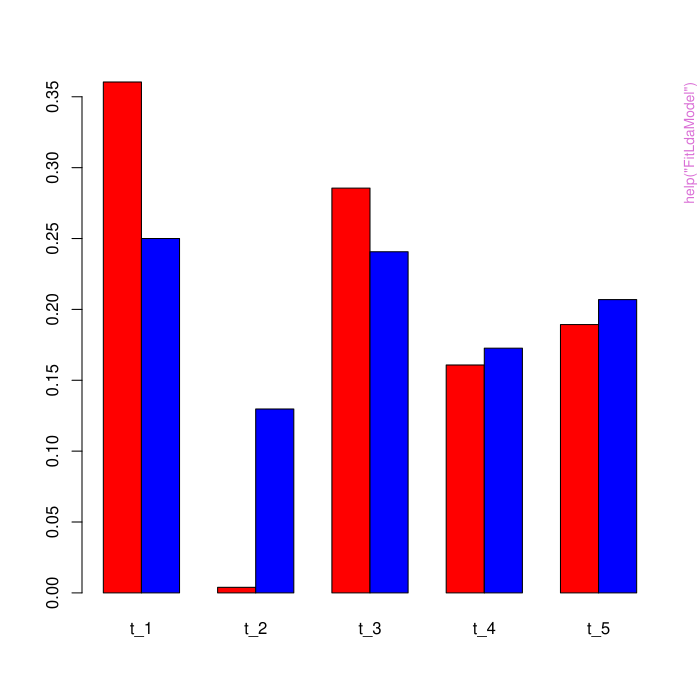

This figure's R source:
pkgname <- "textmineR"
source(file.path(R.home("share"), "R", "examples-header.R"))
options(warn = 1)
library('textmineR')

base::assign(".oldSearch", base::search(), pos = 'CheckExEnv')
base::assign(".old_wd", base::getwd(), pos = 'CheckExEnv')
cleanEx()
nameEx("CalcGamma")
### * CalcGamma

flush(stderr()); flush(stdout())

### Name: CalcGamma
### Title: Calculate a matrix whose rows represent P(topic_i|tokens)
### Aliases: CalcGamma

### ** Examples

# Load a pre-formatted dtm and topic model
data(nih_sample_topic_model) 

# Make a gamma matrix, P(topic|words)
gamma <- CalcGamma(phi = nih_sample_topic_model$phi, 
                   theta = nih_sample_topic_model$theta)




cleanEx()
nameEx("CalcHellingerDist")
### * CalcHellingerDist

flush(stderr()); flush(stdout())

### Name: CalcHellingerDist
### Title: Calculate Hellinger Distance
### Aliases: CalcHellingerDist

### ** Examples

x <- rchisq(n = 100, df = 8)
y <- x^2
CalcHellingerDist(x = x, y = y)

mymat <- rbind(x, y)
CalcHellingerDist(x = mymat)



cleanEx()
nameEx("CalcJSDivergence")
### * CalcJSDivergence

flush(stderr()); flush(stdout())

### Name: CalcJSDivergence
### Title: Calculate Jensen-Shannon Divergence
### Aliases: CalcJSDivergence
### Keywords: distance functions

### ** Examples

x <- rchisq(n = 100, df = 8)
y <- x^2
CalcJSDivergence(x = x, y = y)

mymat <- rbind(x, y)
CalcJSDivergence(x = mymat)



cleanEx()
nameEx("CalcLikelihood")
### * CalcLikelihood

flush(stderr()); flush(stdout())

### Name: CalcLikelihood
### Title: Calculate the log likelihood of a document term matrix given a
###   topic model
### Aliases: CalcLikelihood

### ** Examples

# Load a pre-formatted dtm and topic model
data(nih_sample_dtm) 
data(nih_sample_topic_model)

# Get the likelihood of the data given the fitted model parameters
ll <- CalcLikelihood(dtm = nih_sample_dtm, 
                     phi = nih_sample_topic_model$phi, 
                     theta = nih_sample_topic_model$theta)

ll



cleanEx()
nameEx("CalcProbCoherence")
### * CalcProbCoherence

flush(stderr()); flush(stdout())

### Name: CalcProbCoherence
### Title: Probabilistic coherence of topics
### Aliases: CalcProbCoherence

### ** Examples

# Load a pre-formatted dtm and topic model
data(nih_sample_topic_model)
data(nih_sample_dtm) 

CalcProbCoherence(phi = nih_sample_topic_model$phi, dtm = nih_sample_dtm, M = 5)



cleanEx()
nameEx("CalcTopicModelR2")
### * CalcTopicModelR2

flush(stderr()); flush(stdout())

### Name: CalcTopicModelR2
### Title: Calculate the R-squared of a topic model.
### Aliases: CalcTopicModelR2

### ** Examples

# Load a pre-formatted dtm and topic model
data(nih_sample_dtm) 
data(nih_sample_topic_model)

# Get the R-squared of the model
r2 <- CalcTopicModelR2(dtm = nih_sample_dtm, 
                     phi = nih_sample_topic_model$phi, 
                     theta = nih_sample_topic_model$theta)


r2



cleanEx()
nameEx("Cluster2TopicModel")
### * Cluster2TopicModel

flush(stderr()); flush(stdout())

### Name: Cluster2TopicModel
### Title: Represent a document clustering as a topic model
### Aliases: Cluster2TopicModel

### ** Examples

## Not run: 
##D # Load pre-formatted data for use
##D data(nih_sample_dtm)
##D data(nih_sample) 
##D 
##D result <- Cluster2TopicModel(dtm = nih_sample_dtm, 
##D                              clustering = nih_sample$IC_NAME)
## End(Not run)



cleanEx()
nameEx("CreateDtm")
### * CreateDtm

flush(stderr()); flush(stdout())

### Name: CreateDtm
### Title: Convert a character vector to a document term matrix.
### Aliases: CreateDtm

### ** Examples

## Not run: 
##D data(nih_sample)
##D 
##D # DTM of unigrams and bigrams
##D dtm <- CreateDtm(doc_vec = nih_sample$ABSTRACT_TEXT,
##D                  doc_names = nih_sample$APPLICATION_ID, 
##D                  ngram_window = c(1, 2))
##D 
##D # DTM of unigrams with Porter's stemmer applied
##D dtm <- CreateDtm(doc_vec = nih_sample$ABSTRACT_TEXT,
##D                  doc_names = nih_sample$APPLICATION_ID,
##D                  stem_lemma_function = function(x) SnowballC::wordStem(x, "porter"))
## End(Not run)



cleanEx()
nameEx("CreateTcm")
### * CreateTcm

flush(stderr()); flush(stdout())

### Name: CreateTcm
### Title: Convert a character vector to a term co-occurrence matrix.
### Aliases: CreateTcm

### ** Examples

## Not run: 
##D data(nih_sample)
##D 
##D # TCM of unigrams and bigrams
##D tcm <- CreateTcm(doc_vec = nih_sample$ABSTRACT_TEXT,
##D                  skipgram_window = Inf, 
##D                  ngram_window = c(1, 2))
##D 
##D # TCM of unigrams and a skip=gram window of 3, applying Porter's word stemmer
##D tcm <- CreateTcm(doc_vec = nih_sample$ABSTRACT_TEXT,
##D                  skipgram_window = 3,
##D                  stem_lemma_function = function(x) SnowballC::wordStem(x, "porter"))
## End(Not run)



cleanEx()
nameEx("Dtm2Docs")
### * Dtm2Docs

flush(stderr()); flush(stdout())

### Name: Dtm2Docs
### Title: Convert a DTM to a Character Vector of documents
### Aliases: Dtm2Docs

### ** Examples

# Load a pre-formatted dtm and topic model
data(nih_sample)
data(nih_sample_dtm) 

# see the original documents
nih_sample$ABSTRACT_TEXT[ 1:3 ]

# see the new documents re-structured from the DTM
new_docs <- Dtm2Docs(dtm = nih_sample_dtm)

new_docs[ 1:3 ]




cleanEx()
nameEx("Dtm2Lexicon")
### * Dtm2Lexicon

flush(stderr()); flush(stdout())

### Name: Dtm2Lexicon
### Title: Turn a document term matrix into a list for LDA Gibbs sampling
### Aliases: Dtm2Lexicon

### ** Examples

## Not run: 
##D # Load pre-formatted data for use
##D data(nih_sample_dtm)
##D 
##D result <- Dtm2Lexicon(dtm = nih_sample_dtm, 
##D                       cpus = 2)
## End(Not run)



cleanEx()
nameEx("Dtm2Tcm")
### * Dtm2Tcm

flush(stderr()); flush(stdout())

### Name: Dtm2Tcm
### Title: Turn a document term matrix into a term co-occurrence matrix
### Aliases: Dtm2Tcm

### ** Examples

data(nih_sample_dtm)

tcm <- Dtm2Tcm(nih_sample_dtm)



cleanEx()
nameEx("FitCtmModel")
### * FitCtmModel

flush(stderr()); flush(stdout())

### Name: FitCtmModel
### Title: Fit a Correlated Topic Model
### Aliases: FitCtmModel

### ** Examples

# Load a pre-formatted dtm 
data(nih_sample_dtm) 

# Fit a CTM model on a sample of documents
model <- FitCtmModel(dtm = nih_sample_dtm[ sample(1:nrow(nih_sample_dtm) , 10) , ], 
                     k = 3, return_all = FALSE)



cleanEx()
nameEx("FitLdaModel")
### * FitLdaModel

flush(stderr()); flush(stdout())

### Name: FitLdaModel
### Title: Fit a Latent Dirichlet Allocation topic model
### Aliases: FitLdaModel

### ** Examples

# load some data
data(nih_sample_dtm)

# fit a model 
set.seed(12345)
m <- FitLdaModel(dtm = nih_sample_dtm[1:20,], k = 5,
                 iterations = 200, burnin = 175)

str(m)

# predict on held-out documents using gibbs sampling "fold in"
p1 <- predict(m, nih_sample_dtm[21:100,], method = "gibbs",
              iterations = 200, burnin = 175)

# predict on held-out documents using the dot product method
p2 <- predict(m, nih_sample_dtm[21:100,], method = "dot")

# compare the methods
barplot(rbind(p1[1,],p2[1,]), beside = TRUE, col = c("red", "blue")) 



cleanEx()
nameEx("FitLsaModel")
### * FitLsaModel

flush(stderr()); flush(stdout())

### Name: FitLsaModel
### Title: Fit a topic model using Latent Semantic Analysis
### Aliases: FitLsaModel

### ** Examples

# Load a pre-formatted dtm 
data(nih_sample_dtm) 

# Convert raw word counts to TF-IDF frequency weights
idf <- log(nrow(nih_sample_dtm) / Matrix::colSums(nih_sample_dtm > 0))

dtm_tfidf <- Matrix::t(nih_sample_dtm) * idf

dtm_tfidf <- Matrix::t(dtm_tfidf)

# Fit an LSA model
model <- FitLsaModel(dtm = dtm_tfidf, k = 5)

str(model)




cleanEx()
nameEx("GetProbableTerms")
### * GetProbableTerms

flush(stderr()); flush(stdout())

### Name: GetProbableTerms
### Title: Get cluster labels using a "more probable" method of terms
### Aliases: GetProbableTerms

### ** Examples

# Load a pre-formatted dtm and topic model
data(nih_sample_topic_model)
data(nih_sample_dtm) 

# documents with a topic proportion of .25 or higher for topic 2
mydocs <- rownames(nih_sample_topic_model$theta)[ nih_sample_topic_model$theta[ , 2 ] >= 0.25 ] 

term_probs <- Matrix::colSums(nih_sample_dtm) / sum(Matrix::colSums(nih_sample_dtm))

GetProbableTerms(docnames = mydocs, dtm = nih_sample_dtm, p_terms = term_probs)




cleanEx()
nameEx("GetTopTerms")
### * GetTopTerms

flush(stderr()); flush(stdout())

### Name: GetTopTerms
### Title: Get Top Terms for each topic from a topic model
### Aliases: GetTopTerms

### ** Examples

# Load a pre-formatted dtm and topic model
data(nih_sample_topic_model) 

top_terms <- GetTopTerms(phi = nih_sample_topic_model$phi, M = 5)

str(top_terms)



cleanEx()
nameEx("LabelTopics")
### * LabelTopics

flush(stderr()); flush(stdout())

### Name: LabelTopics
### Title: Get some topic labels using a "more probable" method of terms
### Aliases: LabelTopics

### ** Examples

# make a dtm with unigrams and bigrams
data(nih_sample_topic_model)

m <- nih_sample_topic_model

assignments <- t(apply(m$theta, 1, function(x){
  x[ x < 0.05 ] <- 0
  x / sum(x)
}))

assignments[is.na(assignments)] <- 0

labels <- LabelTopics(assignments = assignments, dtm = m$data, M = 2)




cleanEx()
nameEx("SummarizeTopics")
### * SummarizeTopics

flush(stderr()); flush(stdout())

### Name: SummarizeTopics
### Title: Summarize topics in a topic model
### Aliases: SummarizeTopics

### ** Examples

## Not run: 
##D SummarizeTopics(nih_sample_topic_model)
## End(Not run)



cleanEx()
nameEx("TermDocFreq")
### * TermDocFreq

flush(stderr()); flush(stdout())

### Name: TermDocFreq
### Title: Get term frequencies and document frequencies from a document
###   term matrix.
### Aliases: TermDocFreq

### ** Examples

# Load a pre-formatted dtm and topic model
data(nih_sample_dtm)
data(nih_sample_topic_model) 

# Get the term frequencies 
term_freq_mat <- TermDocFreq(nih_sample_dtm)

str(term_freq_mat)



cleanEx()
nameEx("TmParallelApply")
### * TmParallelApply

flush(stderr()); flush(stdout())

### Name: TmParallelApply
### Title: An OS-independent parallel version of 'lapply'
### Aliases: TmParallelApply

### ** Examples

## Not run: 
##D x <- 1:10000
##D f <- function(y) y * y + 12
##D result <- TmParallelApply(x, f)
## End(Not run)



cleanEx()
nameEx("posterior.lda_topic_model")
### * posterior.lda_topic_model

flush(stderr()); flush(stdout())

### Name: posterior.lda_topic_model
### Title: Draw from the posterior of an LDA topic model
### Aliases: posterior.lda_topic_model

### ** Examples

## Not run: 
##D a <- posterior(object = nih_sample_topic_model, which = "theta", num_samples = 20)
##D 
##D plot(density(a$t1[a$var == "8693991"]))
##D 
##D b <- posterior(object = nih_sample_topic_model, which = "phi", num_samples = 20)
##D 
##D plot(denisty(b$research[b$var == "t_5"]))
## End(Not run)



cleanEx()
nameEx("predict.ctm_topic_model")
### * predict.ctm_topic_model

flush(stderr()); flush(stdout())

### Name: predict.ctm_topic_model
### Title: Predict method for Correlated topic models (CTM)
### Aliases: predict.ctm_topic_model

### ** Examples

# Load a pre-formatted dtm 
## Not run: 
##D data(nih_sample_dtm) 
##D 
##D model <- FitCtmModel(dtm = nih_sample_dtm[1:20,], k = 3,
##D                      calc_coherence = FALSE, calc_r2 = FALSE)
##D 
##D # Get predictions on the next 50 documents
##D pred <- predict(model, nih_sample_dtm[21:100,])
## End(Not run)



cleanEx()
nameEx("predict.lda_topic_model")
### * predict.lda_topic_model

flush(stderr()); flush(stdout())

### Name: predict.lda_topic_model
### Title: Get predictions from a Latent Dirichlet Allocation model
### Aliases: predict.lda_topic_model

### ** Examples

## Not run: 
##D # load some data
##D data(nih_sample_dtm)
##D 
##D # fit a model 
##D set.seed(12345)
##D 
##D m <- FitLdaModel(dtm = nih_sample_dtm[1:20,], k = 5,
##D                  iterations = 200, burnin = 175)
##D 
##D str(m)
##D 
##D # predict on held-out documents using gibbs sampling "fold in"
##D p1 <- predict(m, nih_sample_dtm[21:100,], method = "gibbs",
##D               iterations = 200, burnin = 175)
##D 
##D # predict on held-out documents using the dot product method
##D p2 <- predict(m, nih_sample_dtm[21:100,], method = "dot")
##D 
##D # compare the methods
##D barplot(rbind(p1[1,],p2[1,]), beside = TRUE, col = c("red", "blue")) 
## End(Not run)



cleanEx()
nameEx("predict.lsa_topic_model")
### * predict.lsa_topic_model

flush(stderr()); flush(stdout())

### Name: predict.lsa_topic_model
### Title: Predict method for LSA topic models
### Aliases: predict.lsa_topic_model

### ** Examples

# Load a pre-formatted dtm 
data(nih_sample_dtm) 

# Convert raw word counts to TF-IDF frequency weights
idf <- log(nrow(nih_sample_dtm) / Matrix::colSums(nih_sample_dtm > 0))

dtm_tfidf <- Matrix::t(nih_sample_dtm) * idf

dtm_tfidf <- Matrix::t(dtm_tfidf)

# Fit an LSA model on the first 50 documents
model <- FitLsaModel(dtm = dtm_tfidf[1:50,], k = 5)

# Get predictions on the next 50 documents
pred <- predict(model, dtm_tfidf[51:100,])



cleanEx()
nameEx("update.lda_topic_model")
### * update.lda_topic_model

flush(stderr()); flush(stdout())

### Name: update.lda_topic_model
### Title: Update a Latent Dirichlet Allocation topic model with new data
### Aliases: update.lda_topic_model

### ** Examples

## Not run: 
##D # load a document term matrix
##D d1 <- nih_sample_dtm[1:50,]
##D 
##D d2 <- nih_sample_dtm[51:100,]
##D 
##D # fit a model
##D m <- FitLdaModel(d1, k = 10, 
##D                  iterations = 200, burnin = 175,
##D                  optimize_alpha = TRUE, 
##D                  calc_likelihood = FALSE,
##D                  calc_coherence = TRUE,
##D                  calc_r2 = FALSE)
##D 
##D # update an existing model by adding documents
##D m2 <- update(object = m,
##D              dtm = rbind(d1, d2),
##D              iterations = 200,
##D              burnin = 175)
##D              
##D # use an old model as a prior for a new model
##D m3 <- update(object = m,
##D              dtm = d2, # new documents only
##D              iterations = 200,
##D              burnin = 175)
##D              
##D # add topics while updating a model by adding documents
##D m4 <- update(object = m,
##D              dtm = rbind(d1, d2),
##D              additional_k = 3,
##D              iterations = 200,
##D              burnin = 175)
##D              
##D # add topics to an existing model
##D m5 <- update(object = m,
##D              dtm = d1, # this is the old data
##D              additional_k = 3,
##D              iterations = 200,
##D              burnin = 175)
##D 
## End(Not run)



### * <FOOTER>
###
cleanEx()
options(digits = 7L)
base::cat("Time elapsed: ", proc.time() - base::get("ptime", pos = 'CheckExEnv'),"\n")
grDevices::dev.off()
###
### Local variables: ***
### mode: outline-minor ***
### outline-regexp: "\\(> \\)?### [*]+" ***
### End: ***
quit('no')
